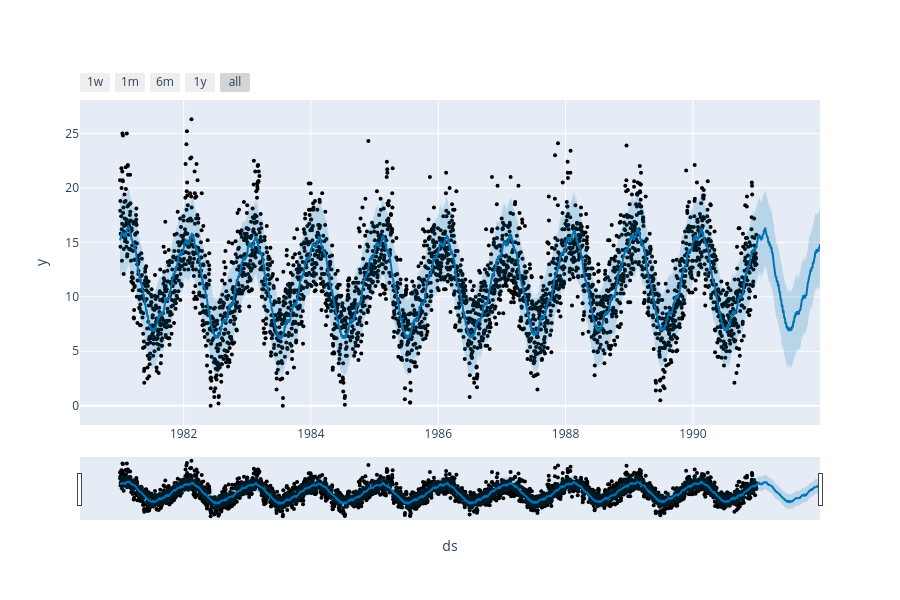

This figure's notebook cell:
### Code cell
from prophet import Prophet
from prophet.plot import plot_plotly, plot_components_plotly

#call the model
model = Prophet()
model.fit(df)
forecast = model.make_future_dataframe(periods=365)
forecast = model.predict(forecast)
plot_plotly(model, forecast)

### Figure 1 — Plotly figure (JSON) as saved in the notebook; plotly's stock layout.template omitted (floating-point values rounded to 4 significant figures; data arrays with more than 128 entries replaced by an {"elided": "..."} marker saying what was removed)
{"data": [{"marker": {"color": "black", "size": 4}, "mode": "markers", "name": "Actual", "type": "scatter", "x": {"elided": "3650 str values"}, "y": {"elided": "3650 float values"}}, {"hoverinfo": "skip", "line": {"width": 0}, "mode": "lines", "type": "scatter", "x": {"elided": "4015 str values"}, "y": {"elided": "4015 float values"}}, {"fill": "tonexty", "fillcolor": "rgba(0, 114, 178, 0.2)", "line": {"color": "#0072B2", "width": 2}, "mode": "lines", "name": "Predicted", "type": "scatter", "x": {"elided": "4015 str values"}, "y": {"elided": "4015 float values"}}, {"fill": "tonexty", "fillcolor": "rgba(0, 114, 178, 0.2)", "hoverinfo": "skip", "line": {"width": 0}, "mode": "lines", "type": "scatter", "x": {"elided": "4015 str values"}, "y": {"elided": "4015 float values"}}], "layout": {"height": 600, "showlegend": false, "width": 900, "xaxis": {"rangeselector": {"buttons": [{"count": 7, "label": "1w", "step": "day", "stepmode": "backward"}, {"count": 1, "label": "1m", "step": "month", "stepmode": "backward"}, {"count": 6, "label": "6m", "step": "month", "stepmode": "backward"}, {"count": 1, "label": "1y", "step": "year", "stepmode": "backward"}, {"step": "all"}]}, "rangeslider": {"visible": true}, "title": {"text": "ds"}, "type": "date"}, "yaxis": {"title": {"text": "y"}}}}
